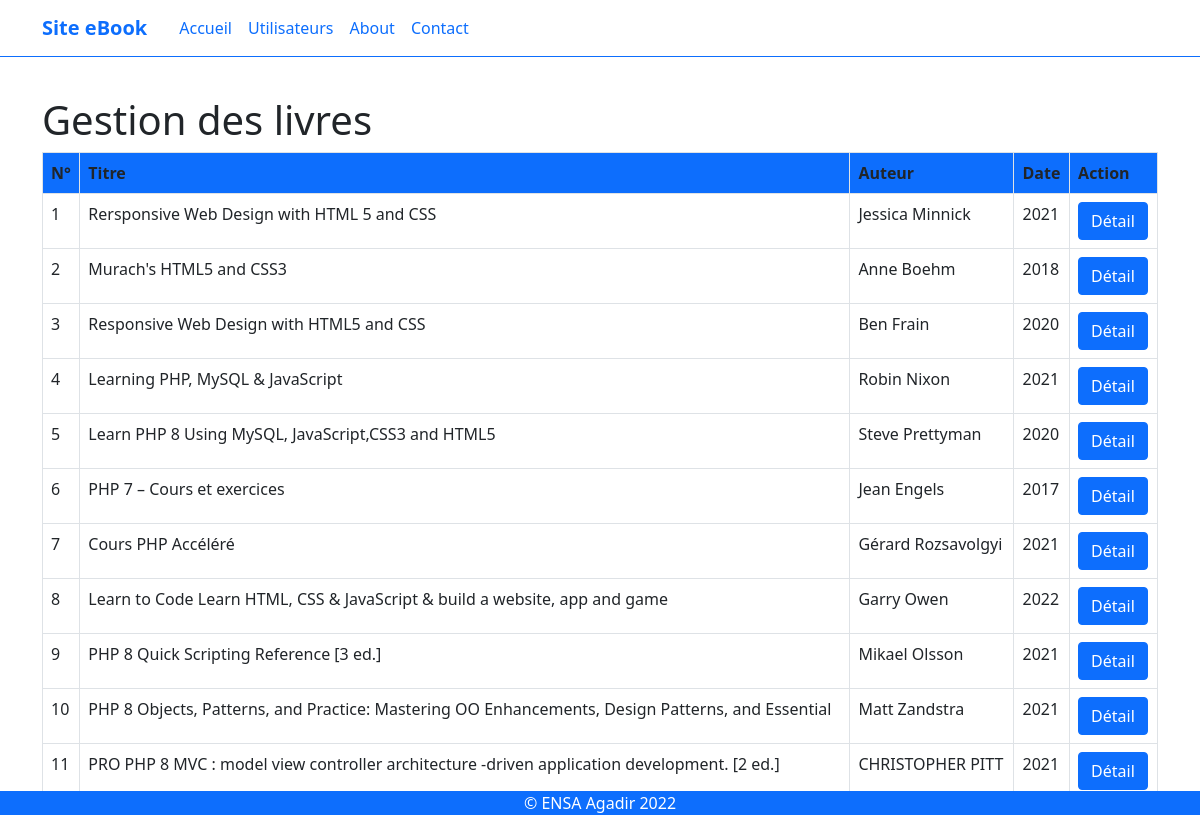
Screenshot of /espace_admin/books.php with the database file from the repository.
### tables this page shows
CREATE TABLE `book` (
  `id` int(11) NOT NULL,
  `title` varchar(100) NOT NULL,
  `author` varchar(50) NOT NULL,
  `code` varchar(20) NOT NULL,
  `category` varchar(15) DEFAULT NULL,
  `date` int(11) DEFAULT NULL,
  `available` tinyint(1) NOT NULL DEFAULT '1'
);

### espace_admin/books.php (the view, shortened to what this page needs)
<?php
$bdd = new PDO('mysql:host=localhost; dbname=books;','root','');
?>
<h1>Gestion des livres</h1>
<?php
$recupBooks = $bdd->query('SELECT * FROM book');
$books = $recupBooks->fetchAll();
echo "<table class='table table-bordered'>
<tr class='bg-primary'>
<th>N°</th>
<th>Titre</th>
<th>Auteur</th>
<th>Date</th>
<th>Action</th>
</tr>";
foreach($books as $book){
    echo "<tr>
    <td>".$book['id']."</td>
    <td>".$book['title']."</td>
    <td>".$book['author']."</td>
    <td>".$book['date']."</td>
    <td><a href='bookDetail.php?id=";?><?=$book['id']?>
    <?php echo "' class='btn btn-primary'>Détail</a></td>";
}
?>
<?php
$content = ob_get_clean();
require_once '../public/template.php';
?>

### public/template.php (shortened to what this page needs)
<!DOCTYPE html>
<html>
    <head>
        <link href="https://cdn.jsdelivr.net/npm/bootstrap@5.1.3/dist/css/bootstrap.min.css" rel="stylesheet">
     </head>
    <body class="d-flex flex-column min-vh-100">
    <?php include('header.php'); ?>
	<main class="container">
        <section class="row">
            <article class="col">
                <div>
                    <?=$content;?>
                </div>
            </article>
        </section>
	</main>
        <?php include('footer.php'); ?>
    </body>
</html>

### public/header.php (shortened to what this page needs)
<header class="py-5">
    <nav class="navbar navbar-expand-lg navbar-light fixed-top border-primary border-bottom bg-white">
      <div class="container">
        <a class="navbar-brand" href="router.php">
            <span class="text-primary fw-bold">Site eBook</span>  </a>
        <div class="collapse navbar-collapse justify-content-between ps-2" id="navbarNav">
          <ul class="navbar-nav">
            <li class="nav-item active">
        <a class="nav-link text-primary" href="index.php">Accueil <span class="sr-only"></span></a>
    </li>
    <li class="nav-item">
        <a class="nav-link text-primary" href="users.php">Utilisateurs</a>
    </li>
    <li class="nav-item">
        <a class="nav-link text-primary" href="#">About</a>
    </li>
    <li class="nav-item">
        <a class="nav-link text-primary" href="#">Contact</a>
    </li>
          </ul>
        </div>
      </div>
    </nav>
</header>

### public/footer.php
<footer class="bg-primary text-center text-white fixed-bottom">
      &copy;   ENSA Agadir 2022
 </footer>

### rows the page displays
book: id "1", title "Rersponsive Web Design with HTML 5 and CSS", author "Jessica Minnick", date "2021"
book: id "2", title "Murach's HTML5 and CSS3", author "Anne Boehm", date "2018"
book: id "3", title "Responsive Web Design with HTML5 and CSS", author "Ben Frain", date "2020"
book: id "4", title "Learning PHP, MySQL & JavaScript", author "Robin Nixon", date "2021"
book: id "5", title "Learn PHP 8 Using MySQL, JavaScript,CSS3 and HTML5", author "Steve Prettyman", date "2020"
book: id "6", title "PHP 7 – Cours et exercices", author "Jean Engels", date "2017"
book: id "7", title "Cours PHP Accéléré", author "Gérard Rozsavolgyi", date "2021"
book: id "8", title "Learn to Code Learn HTML, CSS & JavaScript & build a website, app and game", author "Garry Owen", date "2022"
book: id "9", title "PHP 8 Quick Scripting Reference [3 ed.]", author "Mikael Olsson", date "2021"
book: id "10", title "PHP 8 Objects, Patterns, and Practice: Mastering OO Enhancements, Design Patterns, and Essential", author "Matt Zandstra", date "2021"
book: id "11", title "PRO PHP 8 MVC : model view controller architecture -driven application development. [2 ed.]", author "CHRISTOPHER PITT", date "2021"
